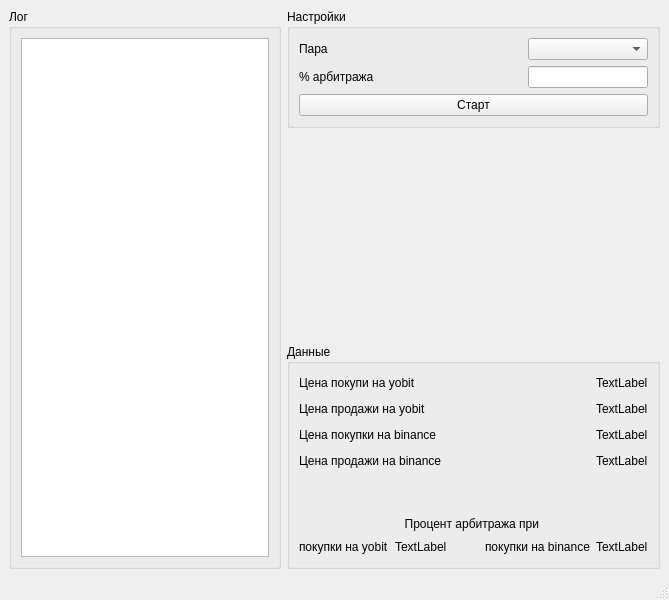
<?xml version="1.0" encoding="UTF-8"?>
<ui version="4.0">
 <class>MainWindow</class>
 <widget class="QMainWindow" name="MainWindow">
  <property name="geometry">
   <rect>
    <x>0</x>
    <y>0</y>
    <width>669</width>
    <height>600</height>
   </rect>
  </property>
  <property name="windowTitle">
   <string>yobit_defi</string>
  </property>
  <widget class="QWidget" name="centralwidget">
   <layout class="QHBoxLayout" name="horizontalLayout">
    <item>
     <layout class="QVBoxLayout" name="verticalLayout">
      <item>
       <widget class="QGroupBox" name="groupBox">
        <property name="title">
         <string>Лог</string>
        </property>
        <layout class="QVBoxLayout" name="verticalLayout_3">
         <item>
          <widget class="QTextEdit" name="log_tedit">
           <property name="readOnly">
            <bool>true</bool>
           </property>
          </widget>
         </item>
        </layout>
       </widget>
      </item>
     </layout>
    </item>
    <item>
     <layout class="QVBoxLayout" name="verticalLayout_2">
      <item>
       <widget class="QGroupBox" name="groupBox_2">
        <property name="title">
         <string>Настройки</string>
        </property>
        <layout class="QVBoxLayout" name="verticalLayout_4">
         <item>
          <layout class="QHBoxLayout" name="horizontalLayout_2">
           <item>
            <widget class="QLabel" name="label">
             <property name="text">
              <string>Пара</string>
             </property>
            </widget>
           </item>
           <item>
            <widget class="QComboBox" name="pair_cmbox">
             <property name="minimumSize">
              <size>
               <width>120</width>
               <height>0</height>
              </size>
             </property>
             <property name="maximumSize">
              <size>
               <width>120</width>
               <height>16777215</height>
              </size>
             </property>
            </widget>
           </item>
          </layout>
         </item>
         <item>
          <layout class="QHBoxLayout" name="horizontalLayout_3">
           <item>
            <widget class="QLabel" name="label_2">
             <property name="text">
              <string>% арбитража</string>
             </property>
            </widget>
           </item>
           <item>
            <spacer name="horizontalSpacer">
             <property name="orientation">
              <enum>Qt::Horizontal</enum>
             </property>
             <property name="sizeHint" stdset="0">
              <size>
               <width>40</width>
               <height>20</height>
              </size>
             </property>
            </spacer>
           </item>
           <item>
            <widget class="QLineEdit" name="arbitrage_ledit">
             <property name="minimumSize">
              <size>
               <width>120</width>
               <height>0</height>
              </size>
             </property>
             <property name="maximumSize">
              <size>
               <width>120</width>
               <height>16777215</height>
              </size>
             </property>
            </widget>
           </item>
          </layout>
         </item>
         <item>
          <widget class="QPushButton" name="working_btn">
           <property name="text">
            <string>Старт</string>
           </property>
          </widget>
         </item>
        </layout>
       </widget>
      </item>
      <item>
       <spacer name="verticalSpacer">
        <property name="orientation">
         <enum>Qt::Vertical</enum>
        </property>
        <property name="sizeHint" stdset="0">
         <size>
          <width>20</width>
          <height>40</height>
         </size>
        </property>
       </spacer>
      </item>
      <item>
       <layout class="QVBoxLayout" name="verticalLayout_5">
        <item>
         <widget class="QGroupBox" name="groupBox_3">
          <property name="title">
           <string>Данные</string>
          </property>
          <layout class="QVBoxLayout" name="verticalLayout_6">
           <item>
            <layout class="QHBoxLayout" name="horizontalLayout_8">
             <item>
              <widget class="QLabel" name="label_6">
               <property name="text">
                <string>Цена покупи на yobit</string>
               </property>
              </widget>
             </item>
             <item>
              <spacer name="horizontalSpacer_6">
               <property name="orientation">
                <enum>Qt::Horizontal</enum>
               </property>
               <property name="sizeHint" stdset="0">
                <size>
                 <width>40</width>
                 <height>20</height>
                </size>
               </property>
              </spacer>
             </item>
             <item>
              <widget class="QLabel" name="yobit_buy_lbl">
               <property name="text">
                <string>TextLabel</string>
               </property>
              </widget>
             </item>
            </layout>
           </item>
           <item>
            <layout class="QHBoxLayout" name="horizontalLayout_7">
             <item>
              <widget class="QLabel" name="label_8">
               <property name="text">
                <string>Цена продажи на yobit</string>
               </property>
              </widget>
             </item>
             <item>
              <spacer name="horizontalSpacer_5">
               <property name="orientation">
                <enum>Qt::Horizontal</enum>
               </property>
               <property name="sizeHint" stdset="0">
                <size>
                 <width>40</width>
                 <height>20</height>
                </size>
               </property>
              </spacer>
             </item>
             <item>
              <widget class="QLabel" name="yobit_sell_lbl">
               <property name="text">
                <string>TextLabel</string>
               </property>
              </widget>
             </item>
            </layout>
           </item>
           <item>
            <layout class="QHBoxLayout" name="horizontalLayout_6">
             <item>
              <widget class="QLabel" name="label_10">
               <property name="text">
                <string>Цена покупки на binance</string>
               </property>
              </widget>
             </item>
             <item>
              <spacer name="horizontalSpacer_4">
               <property name="orientation">
                <enum>Qt::Horizontal</enum>
               </property>
               <property name="sizeHint" stdset="0">
                <size>
                 <width>40</width>
                 <height>20</height>
                </size>
               </property>
              </spacer>
             </item>
             <item>
              <widget class="QLabel" name="binance_buy_lbl">
               <property name="text">
                <string>TextLabel</string>
               </property>
              </widget>
             </item>
            </layout>
           </item>
           <item>
            <layout class="QHBoxLayout" name="horizontalLayout_5">
             <item>
              <widget class="QLabel" name="label_11">
               <property name="text">
                <string>Цена продажи на binance</string>
               </property>
              </widget>
             </item>
             <item>
              <spacer name="horizontalSpacer_3">
               <property name="orientation">
                <enum>Qt::Horizontal</enum>
               </property>
               <property name="sizeHint" stdset="0">
                <size>
                 <width>40</width>
                 <height>20</height>
                </size>
               </property>
              </spacer>
             </item>
             <item>
              <widget class="QLabel" name="binance_sell_lbl">
               <property name="text">
                <string>TextLabel</string>
               </property>
              </widget>
             </item>
            </layout>
           </item>
           <item>
            <spacer name="verticalSpacer_2">
             <property name="orientation">
              <enum>Qt::Vertical</enum>
             </property>
             <property name="sizeHint" stdset="0">
              <size>
               <width>20</width>
               <height>40</height>
              </size>
             </property>
            </spacer>
           </item>
           <item>
            <widget class="QLabel" name="label_15">
             <property name="text">
              <string>Процент арбитража при </string>
             </property>
             <property name="alignment">
              <set>Qt::AlignCenter</set>
             </property>
            </widget>
           </item>
           <item>
            <layout class="QHBoxLayout" name="horizontalLayout_4">
             <item>
              <widget class="QLabel" name="label_4">
               <property name="text">
                <string>покупки на yobit</string>
               </property>
              </widget>
             </item>
             <item>
              <widget class="QLabel" name="yobit_buy_arbitrage_lbl">
               <property name="text">
                <string>TextLabel</string>
               </property>
              </widget>
             </item>
             <item>
              <spacer name="horizontalSpacer_2">
               <property name="orientation">
                <enum>Qt::Horizontal</enum>
               </property>
               <property name="sizeHint" stdset="0">
                <size>
                 <width>40</width>
                 <height>20</height>
                </size>
               </property>
              </spacer>
             </item>
             <item>
              <widget class="QLabel" name="label_3">
               <property name="text">
                <string>покупки на binance</string>
               </property>
              </widget>
             </item>
             <item>
              <widget class="QLabel" name="binance_buy_arbitrage_lbl">
               <property name="text">
                <string>TextLabel</string>
               </property>
              </widget>
             </item>
            </layout>
           </item>
          </layout>
         </widget>
        </item>
       </layout>
      </item>
     </layout>
    </item>
   </layout>
  </widget>
  <widget class="QMenuBar" name="menubar">
   <property name="geometry">
    <rect>
     <x>0</x>
     <y>0</y>
     <width>669</width>
     <height>21</height>
    </rect>
   </property>
  </widget>
  <widget class="QStatusBar" name="statusbar"/>
 </widget>
 <resources/>
 <connections/>
</ui>
